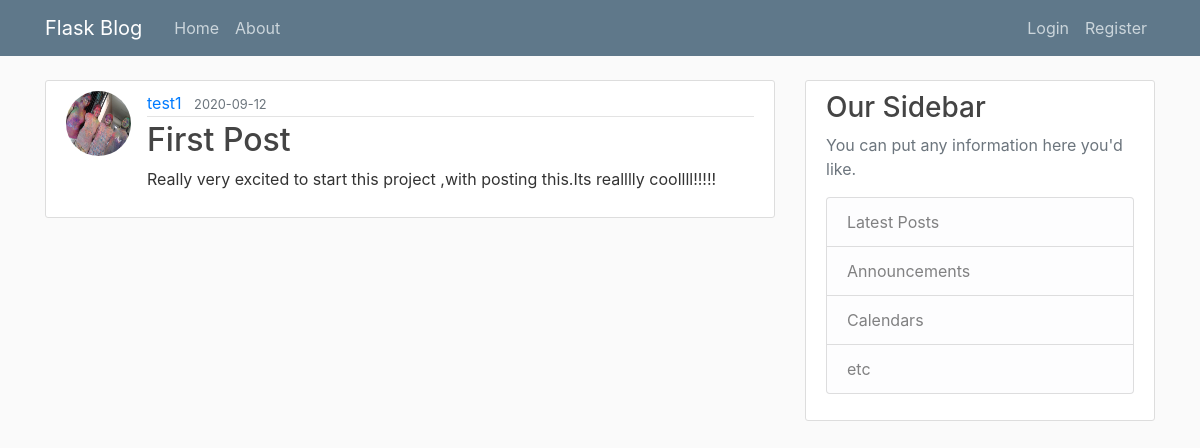
/post/1, run on the app's committed database.
### flask_project_1/models.py (models this page shows, shortened)
class User(db.Model,UserMixin):
    id=db.Column(db.Integer,primary_key=True)
    username=db.Column(db.String(20),unique=True,nullable=False)
    email =db.Column(db.String(120),unique=True,nullable=False)
    image_file=db.Column(db.String(20),nullable=False,default='default.jpg')
    password=db.Column(db.String(60),nullable=False)
    posts=db.relationship('Post',backref='author',lazy=True)

class Post(db.Model):
    id=db.Column(db.Integer,primary_key=True)
    title=db.Column(db.String(100),nullable=False)
    date_posted=db.Column(db.DateTime,nullable=False,default=datetime.utcnow)
    content=db.Column(db.Text,nullable=False)
    user_id=db.Column(db.Integer,db.ForeignKey('user.id'),nullable=False)

### flask_project_1/posts/routes.py (the view)
@posts.route('/post/<int:post_id>')
def post(post_id):
    post=Post.query.get_or_404(post_id)
    return render_template('post.html',title='post.title',post=post,legend="New Post")

### flask_project_1/templates/post.html (shortened to what this page needs)
{% extends "temp.html" %}
 {% block content %}
              <article class="media content-section">
            <img class="rounded-circle article-img" src="{{url_for('static',filename='Anon/'+ post.author.image_file)}}">
            <div class="media-body">
              <div class="article-metadata">
                <a class="mr-2" href="{{url_for('users.user_posts',username=post.author.username)}}">{{ post.author.username }}</a>
                <small class="text-muted">{{ post.date_posted.strftime('%Y-%m-%d') }}</small>
              </div>
              <h2 class="article-title">{{ post.title }}</h2>
              <p class="article-content">{{ post.content }}</p>
            </div>
          </article>
 {% endblock content%}

### flask_project_1/static/main.css (style rules this page uses)
body { background: #fafafa; color: #333333; margin-top: 5rem; }
h1, h2, h3, h4, h5, h6 { color: #444444; }
.content-section { background: #ffffff; padding: 10px 20px; border: 1px solid #dddddd; border-radius: 3px; margin-bottom: 20px; }
.article-title { color: #444444; }
.article-content { white-space: pre-line; }
.article-img { height: 65px; width: 65px; margin-right: 16px; }
.article-metadata { padding-bottom: 1px; margin-bottom: 4px; border-bottom: 1px solid #e3e3e3 }

### data on the page
User: image_file (picture), author.username "test1"
Post: date_posted "2020-09-12", title "First Post", content "Really very excited to start this project ,with posting this.Its realllly coollll!!!!!"
